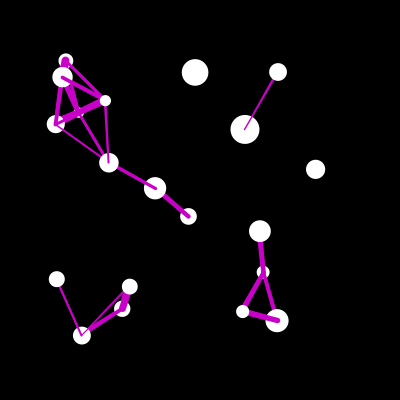
Frame 1 (no input)
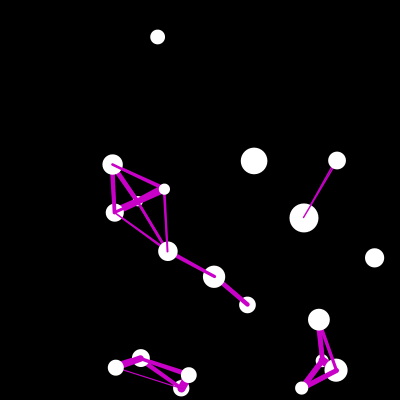
Frame 60 (the mouse pressed at the canvas centre just before this capture)
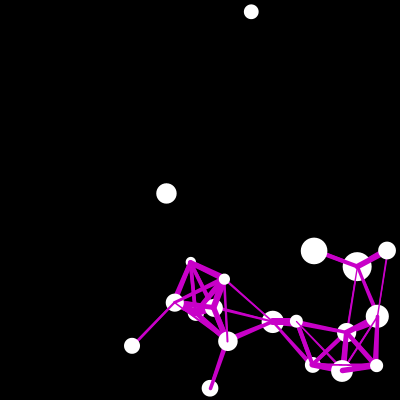
Frame 120 (the mouse held since frame 60 and released just before this capture)

The Processing sketch that drew these frames (run headless with seeded random() and noise(); from frame 60 on, the mouse is pressed at the canvas centre):

// Processing sketch: bit2atom_181203b_BallCollision
// ── bit2atom_181203b_BallCollision.pde
samplePoint[] mySample;
int spTotalNum = 20;

void setup() {
  size(400, 400);
  mySample = new samplePoint[spTotalNum];

  for (int i = 0; i < spTotalNum; i ++) {
    PVector elli = new PVector(random(50, width-50), random(50,height-50));
    float elliR = random(5, 15);
    mySample[i] = new samplePoint(elli, elliR);
  }
}

void draw() {
  background(0);
  for (int i = 0; i < spTotalNum; i ++) {
    //mySample[i].move();
    //mySample[i].edge();
    //mySample[i].collision();
    //mySample[i].display();
    mySample[i].update();
  }
  println(mySample.length);
}

// ── samplePoint.pde
class samplePoint{
  
  PVector spLoc;
  float spR;
  PVector speed = new PVector(1, 1.5);
  PVector acc = new PVector(0, 0);
  
  samplePoint(PVector spLoc_, float rr_){
    spLoc = spLoc_;
    spR = rr_;
  }
  
  void update(){
    move();
    edge();
    collision();
    display();
    acc = new PVector(0, 0);
  }
  
  void display(){
    noStroke();
    ellipse(spLoc.x, spLoc.y, spR*2, spR*2);
  }
  
  void move(){
    //speed.add(acc);
    speed.limit(10);
    spLoc.add(speed);
  }
  
  void edge(){
    if(spLoc.x + spR > width || spLoc.x - spR < 0){
      speed.x = speed.x * -1;
    }
    if(spLoc.y + spR > height || spLoc.y - spR < 0){
      speed.y = speed.y * -1;
    }
  }
  
  void collision(){
    for(samplePoint sp : mySample){
      if(sp != this){
        float spDist = dist(sp.spLoc.x, sp.spLoc.y, this.spLoc.x, this.spLoc.y);
        if(spDist < sp.spR + this.spR){
          //acc = this.spLoc.sub(sp.spLoc);
          acc = PVector.sub(this.spLoc, sp.spLoc);
          acc.normalize();
          acc.mult(1);
          acc.limit(5);
          speed.add(acc);
        }
        if(spDist < 70){
          stroke(200, 0, 200);
          float lineWeight = map(spDist, 0, 70, 10, 1);
          strokeWeight(lineWeight);
          line(this.spLoc.x, this.spLoc.y, sp.spLoc.x, sp.spLoc.y);
        }
      }
    }
  }
}
